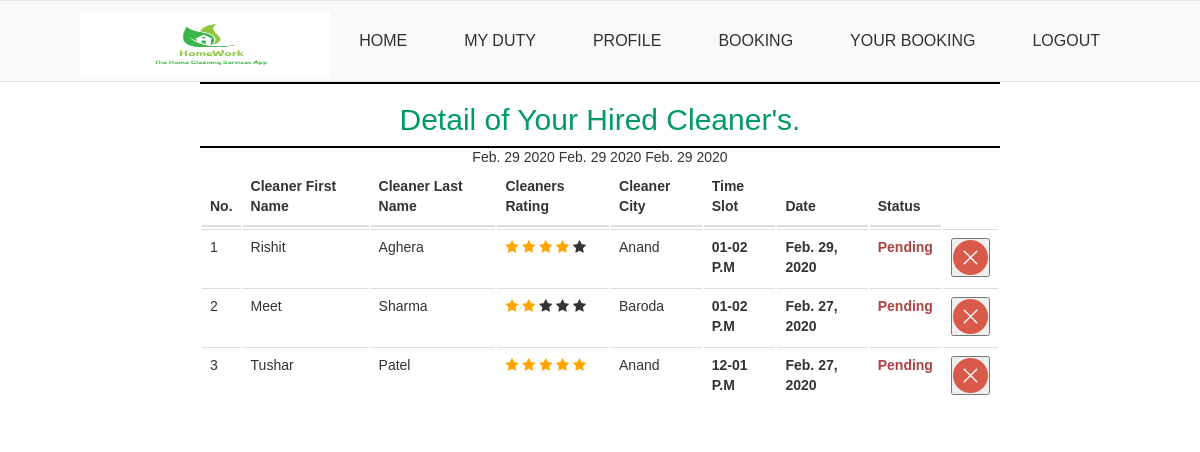
Screenshot of /booking_list/ (signed in) with the database file from the repository.
### booking/models.py (models this page shows, shortened)
class Booking(models.Model):
    user = models.ForeignKey(User,null=True,on_delete=models.SET_NULL)
    city = models.ForeignKey(City,null=True,on_delete=models.SET_NULL)
    cleaner = models.ForeignKey(Cleaner,null=True,on_delete=models.SET_NULL)
    date = models.DateField()
    slot = models.IntegerField(null=True)

### accounts/models.py (models this page shows, shortened)
class Cleaner(models.Model):
    user = models.OneToOneField(User,on_delete=models.PROTECT,primary_key=True)
    quality_score = models.FloatField(default=0.00)
    city = models.ForeignKey(City,null=True,on_delete=models.CASCADE)

class User(AbstractUser):
    username = models.CharField(max_length=20,unique=False)
    phone = models.CharField(max_length=10,unique=True)
    first_name = models.CharField(max_length=20,blank=True)
    last_name = models.CharField(max_length=20,blank=True)
    is_cleaner = models.BooleanField(default=False)
    USERNAME_FIELD = 'phone'
    REQUIRED_FIELDS =   ['username']

class City(models.Model):
    city = models.CharField(max_length=20,unique=True)
    def __str__(self):
        return self.city

### booking/views.py (the view)
# urls.py: path('booking_list/',BookingList.as_view() ,name='mybooking_list'),
class BookingList(ListView):
    template_name = 'booking/booking_list.html'
    def get_queryset(self):
        return Booking.objects.filter(user=self.request.user).order_by('-date')

### booking/templates/booking/booking_list.html (shortened to what this page needs)
{% extends 'accounts/base.html' %}
{% load static %}
{% block content %}
<div class="col-md-12">
<center>
<hr>
        <strong></strong><h2>Detail of Your Hired Cleaner's.</h2></strong>
<hr>
{% if object_list %}
<table class="table table-hover" style="width:100%;">
    <thead>
        <tr>
            <th>No.</th>
            <th>Cleaner First Name</th>
            <th>Cleaner Last Name</th>
            <th>Cleaners Rating</th>
            <th>Cleaner City</th>
            <th>Time Slot</th>
            <th>Date</th>
            <th>Status</th>
        </tr>
    </thead>
    <body>
        {% for i in object_list %}
            <tr>
                <td>{{ forloop.counter }}</td>
                <td>{{ i.cleaner.user.first_name }}</td>
                <td>{{ i.cleaner.user.last_name }}</td>
                <td>{% if i.cleaner.quality_score == 1.0 %}
                    {{ i.quality_score }}
                    <span class="fa fa-star checked"></span>
                    <span class="fa fa-star"></span>
                    <span class="fa fa-star"></span>
                    <span class="fa fa-star"></span>
                    <span class="fa fa-star"></span>
                   {% elif i.cleaner.quality_score == 2.0 %}
                   <span class="fa fa-star checked"></span>
                   <span class="fa fa-star checked"></span>
                   <span class="fa fa-star"></span>
                    <span class="fa fa-star"></span>
                    <span class="fa fa-star"></span>
                   {% elif i.cleaner.quality_score == 3.0 %}
                   <span class="fa fa-star checked"></span>
                   <span class="fa fa-star checked"></span>
                   <span class="fa fa-star checked"></span>
                   <span class="fa fa-star"></span>
                    <span class="fa fa-star"></span>
                   {% elif i.cleaner.quality_score == 4.0 %}
                   <span class="fa fa-star checked"></span>
                   <span class="fa fa-star checked"></span>
                   <span class="fa fa-star checked"></span>
                   <span class="fa fa-star checked"></span>
                   <span class="fa fa-star"></span>
                   {% else %}
                   <span class="fa fa-star checked"></span>
                   <span class="fa fa-star checked"></span>
                   <span class="fa fa-star checked"></span>
                   <span class="fa fa-star checked"></span>
                   <span class="fa fa-star checked"></span>
                   {% endif %}</td>
                <td>{{ i.cleaner.city }}</td>
                <td style="font-weight:bold;"><script>document.write(timeslot[{{ i.slot }}])</script></td>
                <td style="font-weight:bold;">{{ i.date }}</td>
                {% if  i.date < date %}
                <td class="text-success" style="font-weight:bold;">Completed..</td>
                {% else %}
                <td class="text-danger" style="font-weight:bold;">Pending</td>
                {% endif %}
                <td>
                    <form method="post" action="{% url 'booking_delete' i.pk %}">
                        <button type="submit">
                            <img class="rounded" style="width: 35px;" src="{% static 'error.png' %}">
                        </button>
                    </form>
                </td>
            </tr>
        {% endfor %}
        {% else %}
            <tr><h2>You Have No Recent Bookings</h2></tr>
            <tr><h3>No Data Found</h3></tr>
        {% endif %}
    </body>
</table>
</center>
{% endblock content %}

### accounts/templates/accounts/base.html (style rules this page uses)
.checked { color: orange; }

### rows the page displays
Booking: cleaner.user.first_name "Rishit", cleaner.user.last_name "Aghera", cleaner.city "Anand", date "Feb. 29, 2020", shows "Pending"
Booking: cleaner.user.first_name "Meet", cleaner.user.last_name "Sharma", cleaner.city "Baroda", date "Feb. 27, 2020", shows "Pending"
Booking: cleaner.user.first_name "Tushar", cleaner.user.last_name "Patel", cleaner.city "Anand", date "Feb. 27, 2020", shows "Pending"
